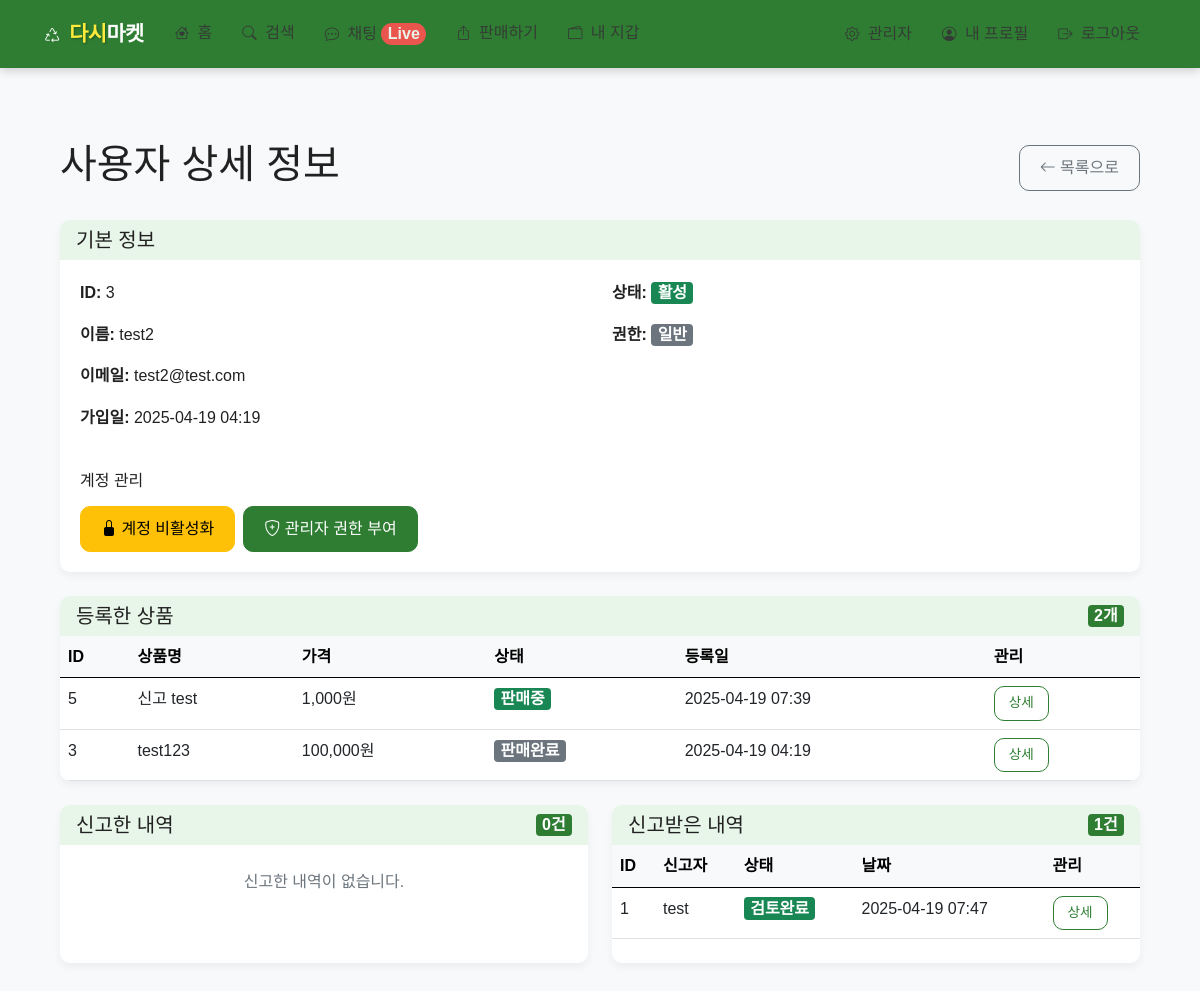
Page /admin/users/3 (signed in) on the committed database.
### app/models.py (models this page shows, shortened)
class User(UserMixin, db.Model):
    __tablename__ = 'users'
    id = db.Column(db.Integer, primary_key=True)
    email = db.Column(db.String(120), unique=True, nullable=False)
    password_hash = db.Column(db.String(256), nullable=False)
    username = db.Column(db.String(64), nullable=False)
    profile_image = db.Column(db.String(120), nullable=True)
    created_at = db.Column(db.DateTime, default=datetime.utcnow)
    is_admin = db.Column(db.Boolean, default=False)
    is_active = db.Column(db.Boolean, default=True)
    products = db.relationship('Product', backref='seller', lazy='dynamic')
    wallet = db.relationship('Wallet', backref='user', uselist=False)

class Product(db.Model):
    __tablename__ = 'products'
    id = db.Column(db.Integer, primary_key=True)
    title = db.Column(db.String(120), nullable=False)
    description = db.Column(db.Text, nullable=False)
    price = db.Column(db.Integer, nullable=False)
    category = db.Column(db.String(50), nullable=False)
    location = db.Column(db.String(100), nullable=False)
    seller_id = db.Column(db.Integer, db.ForeignKey('users.id'), nullable=False)
    status = db.Column(db.String(20), default='active')  # active, sold, hidden
    created_at = db.Column(db.DateTime, default=datetime.utcnow)
    updated_at = db.Column(db.DateTime, default=datetime.utcnow, onupdate=datetime.utcnow)
    images = db.relationship('ProductImage', backref='product', lazy='dynamic', cascade='all, delete-orphan')
    transfers = db.relationship('Transfer', backref='product', lazy='dynamic')

class Report(db.Model):
    __tablename__ = 'reports'
    id = db.Column(db.Integer, primary_key=True)
    reporter_id = db.Column(db.Integer, db.ForeignKey('users.id'), nullable=False)
    reported_id = db.Column(db.Integer, db.ForeignKey('users.id'), nullable=True)
    product_id = db.Column(db.Integer, db.ForeignKey('products.id'), nullable=True)
    reason = db.Column(db.Text, nullable=False)
    status = db.Column(db.String(20), default='pending')  # pending, reviewed, dismissed
    created_at = db.Column(db.DateTime, default=datetime.utcnow)
    reporter = db.relationship('User', foreign_keys=[reporter_id], backref='reported_reports')
    reported = db.relationship('User', foreign_keys=[reported_id], backref='received_reports')
    product = db.relationship('Product', backref='reports')

### app/admin/routes.py (the view, shortened to what this page needs)
@bp.route('/users/<int:user_id>', methods=['GET', 'POST'])
@login_required
@admin_required
def user_detail(user_id):
    user = User.query.get_or_404(user_id)
    products = Product.query.filter_by(seller_id=user.id).order_by(desc(Product.created_at)).limit(5).all()
    reports_filed = Report.query.filter_by(reporter_id=user.id).order_by(desc(Report.created_at)).limit(5).all()
    reports_received = Report.query.filter_by(reported_id=user.id).order_by(desc(Report.created_at)).limit(5).all()
    return render_template('admin/user_detail.html', title=f'사용자 {user.username}',
                          user=user, products=products,
                          reports_filed=reports_filed, reports_received=reports_received)

### app/admin/routes.py (called while the page is built)
def admin_required(f):
    @wraps(f)
    def decorated_function(*args, **kwargs):
        if not current_user.is_authenticated or not current_user.is_admin:
            flash('관리자 권한이 필요합니다.')
            return redirect(url_for('main.index'))
        return f(*args, **kwargs)
    return decorated_function

### app/models.py (called while the page is built)
@login_manager.user_loader
def load_user(id):
    return User.query.get(int(id))

### app/templates/admin/user_detail.html (shortened to what this page needs)
{% extends 'base.html' %}
{% block content %}
<div class="container mt-4">
    <div class="d-flex justify-content-between align-items-center mb-4">
        <h1>사용자 상세 정보</h1>
        <a href="{{ url_for('admin.users') }}" class="btn btn-outline-secondary">
            <i class="bi bi-arrow-left"></i> 목록으로
        </a>
    </div>
    <div class="card mb-4">
        <div class="card-header">
            <h5 class="mb-0">기본 정보</h5>
        </div>
        <div class="card-body">
            <div class="row">
                <div class="col-md-6">
                    <p><strong>ID:</strong> {{ user.id }}</p>
                    <p><strong>이름:</strong> {{ user.username }}</p>
                    <p><strong>이메일:</strong> {{ user.email }}</p>
                    <p><strong>가입일:</strong> {{ user.created_at|format_datetime }}</p>
                </div>
                <div class="col-md-6">
                    <p>
                        <strong>상태:</strong>
                        {% if user.is_active %}
                        <span class="badge bg-success">활성</span>
                        {% else %}
                        <span class="badge bg-danger">비활성</span>
                        {% endif %}
                    </p>
                    <p>
                        <strong>권한:</strong>
                        {% if user.is_admin %}
                        <span class="badge bg-primary">관리자</span>
                        {% else %}
                        <span class="badge bg-secondary">일반</span>
                        {% endif %}
                    </p>
                </div>
            </div>
            <div class="mt-4">
                <h6 class="mb-3">계정 관리</h6>
                <form method="post" action="{{ url_for('admin.user_detail', user_id=user.id) }}" class="d-flex gap-2 flex-wrap">
                    {% if user.is_active %}
                    <button type="submit" name="action" value="deactivate" class="btn btn-warning">
                        <i class="bi bi-lock-fill"></i> 계정 비활성화
                    </button>
                    {% else %}
                    <button type="submit" name="action" value="activate" class="btn btn-success">
                        <i class="bi bi-unlock-fill"></i> 계정 활성화
                    </button>
                    {% endif %}
                    {% if user.is_admin %}
                    <button type="submit" name="action" value="remove_admin" class="btn btn-danger">
                        <i class="bi bi-shield-minus"></i> 관리자 권한 해제
                    </button>
                    {% else %}
                    <button type="submit" name="action" value="make_admin" class="btn btn-primary">
                        <i class="bi bi-shield-plus"></i> 관리자 권한 부여
                    </button>
                    {% endif %}
                </form>
            </div>
        </div>
    </div>
    <div class="card mb-4">
        <div class="card-header d-flex justify-content-between align-items-center">
            <h5 class="mb-0">등록한 상품</h5>
            <span class="badge bg-primary">{{ products|length }}개</span>
        </div>
        <div class="card-body p-0">
            {% if products %}
            <div class="table-responsive">
                <table class="table table-hover mb-0">
                    <thead class="table-light">
                        <tr>
                            <th>ID</th>
                            <th>상품명</th>
                            <th>가격</th>
                            <th>상태</th>
                            <th>등록일</th>
                            <th>관리</th>
                        </tr>
                    </thead>
                    <tbody>
                        {% for product in products %}
                        <tr>
                            <td>{{ product.id }}</td>
                            <td>{{ product.title }}</td>
                            <td>{{ product.price|format_number }}원</td>
                            <td>
                                {% if product.status == 'active' %}
                                <span class="badge bg-success">판매중</span>
                                {% elif product.status == 'sold' %}
                                <span class="badge bg-secondary">판매완료</span>
                                {% else %}
                                <span class="badge bg-danger">숨김</span>
                                {% endif %}
                            </td>
                            <td>{{ product.created_at|format_datetime }}</td>
                            <td>
                                <a href="{{ url_for('admin.product_detail', product_id=product.id) }}" class="btn btn-sm btn-outline-primary">상세</a>
                            </td>
                        </tr>
                        {% endfor %}
                    </tbody>
                </table>
            </div>
            {% else %}
            <div class="p-4 text-center text-muted">
                등록한 상품이 없습니다.
            </div>
            {% endif %}
        </div>
    </div>
    <div class="row">
        <div class="col-md-6">
            <div class="card mb-4">
                <div class="card-header d-flex justify-content-between align-items-center">
                    <h5 class="mb-0">신고한 내역</h5>
                    <span class="badge bg-primary">{{ reports_filed|length }}건</span>
                </div>
                <div class="card-body p-0">
                    {% if reports_filed %}
                    <div class="table-responsive">
                        <table class="table table-hover mb-0">
                            <thead class="table-light">
                                <tr>
                                    <th>ID</th>
                                    <th>대상자</th>
                                    <th>상태</th>
                                    <th>날짜</th>
                                    <th>관리</th>
                                </tr>
                            </thead>
                            <tbody>
                                {% for report in reports_filed %}
                                <tr>
                                    <td>{{ report.id }}</td>
                                    <td>{{ report.reported.username }}</td>
                                    <td>
                                        {% if report.status == 'pending' %}
                                        <span class="badge bg-warning text-dark">대기중</span>
                                        {% elif report.status == 'reviewed' %}
                                        <span class="badge bg-success">검토완료</span>
                                        {% else %}
                                        <span class="badge bg-danger">기각됨</span>
                                        {% endif %}
                                    </td>
                                    <td>{{ report.created_at|format_datetime }}</td>
                                    <td>
                                        <a href="{{ url_for('admin.report_detail', report_id=report.id) }}" class="btn btn-sm btn-outline-primary">상세</a>
                                    </td>
                                </tr>
                                {% endfor %}
                            </tbody>
                        </table>
                    </div>
                    {% else %}
                    <div class="p-4 text-center text-muted">
                        신고한 내역이 없습니다.
                    </div>
                    {% endif %}
                </div>
            </div>
        </div>
        <div class="col-md-6">
            <div class="card mb-4">
                <div class="card-header d-flex justify-content-between align-items-center">
                    <h5 class="mb-0">신고받은 내역</h5>
                    <span class="badge bg-primary">{{ reports_received|length }}건</span>
                </div>
                <div class="card-body p-0">
                    {% if reports_received %}
                    <div class="table-responsive">
                        <table class="table table-hover mb-0">
                            <thead class="table-light">
                                <tr>
                                    <th>ID</th>
                                    <th>신고자</th>
                                    <th>상태</th>
                                    <th>날짜</th>
                                    <th>관리</th>
                                </tr>
                            </thead>
                            <tbody>
                                {% for report in reports_received %}
                                <tr>
                                    <td>{{ report.id }}</td>
                                    <td>{{ report.reporter.username }}</td>
                                    <td>
                                        {% if report.status == 'pending' %}
                                        <span class="badge bg-warning text-dark">대기중</span>
                                        {% elif report.status == 'reviewed' %}
                                        <span class="badge bg-success">검토완료</span>
                                        {% else %}
                                        <span class="badge bg-danger">기각됨</span>
                                        {% endif %}
                                    </td>
                                    <td>{{ report.created_at|format_datetime }}</td>
                                    <td>
                                        <a href="{{ url_for('admin.report_detail', report_id=report.id) }}" class="btn btn-sm btn-outline-primary">상세</a>
                                    </td>
                                </tr>
                                {% endfor %}
                            </tbody>
                        </table>
                    </div>
                    {% else %}
                    <div class="p-4 text-center text-muted">
                        신고받은 내역이 없습니다.
                    </div>
                    {% endif %}
                </div>
            </div>
        </div>
    </div>
</div>
{% endblock %}

### app/static/css/style.css (style rules this page uses)
:root { --primary-color: #FF7E36; --secondary-color: #56C4C5; --accent-color: #3A86FF; --light-color: #FFF8F0; --dark-color: #363636; --gray-color: #f8f9fa; --border-radius: 10px; --box-shadow: 0 4px 12px rgba(0, 0, 0, 0.08); }
body { font-family: 'Pretendard', 'Noto Sans KR', -apple-system, BlinkMacSystemFont, sans-serif; background-color: var(--light-color); color: var(--dark-color); line-height: 1.6; padding-bottom: 0; }
.btn { border-radius: var(--border-radius); font-weight: 500; padding: 10px 20px; transition: all 0.2s ease; }
.btn-primary { background-color: var(--primary-color) !important; border-color: var(--primary-color) !important; }
.btn-outline-primary { color: var(--primary-color) !important; border-color: var(--primary-color) !important; }
.btn-sm { padding: 6px 14px; font-size: 0.85rem; }
.container { padding: 20px 15px; }
.card { border-radius: var(--border-radius); border: none; box-shadow: var(--box-shadow); transition: transform 0.3s ease, box-shadow 0.3s ease; overflow: hidden; height: 100%; background-color: white; }
.card-body { padding: 1.25rem; }

### app/templates/base.html (style rules this page uses)
:root { --primary-color: #2E7D32; --secondary-color: #1B5E20; --accent-color: #FF5252; --accent-color-dark: #D32F2F; --background-color: #F8F9FA; --light-accent: #E8F5E9; --text-color: #212121; --light-text: #FFFFFF; --border-radius: 10px; }
body { font-family: 'Pretendard', 'Noto Sans KR', sans-serif; background-color: var(--background-color); color: var(--text-color); }
.btn-primary { background-color: var(--primary-color); border-color: var(--primary-color); color: var(--light-text); }
.btn-outline-primary { color: var(--primary-color); border-color: var(--primary-color); }
.card { border-radius: var(--border-radius); box-shadow: 0 4px 8px rgba(0, 0, 0, 0.05); border: none; }
.card-header { background-color: var(--light-accent); border-bottom: none; font-weight: 600; }
.badge.bg-primary { background-color: var(--primary-color) !important; }
.bg-primary { background-color: var(--primary-color) !important; }
.badge { font-size: inherit; padding: 0.2em 0.4em; }

### rows in the picture
User: id "3", username "test2", email "test2@test.com", created_at "2025-04-19 04:19"
Product: id "5", title "신고 test", price "1,000", status "판매중", created_at "2025-04-19 07:39"
Product: id "3", title "test123", price "100,000", status "판매완료", created_at "2025-04-19 04:19"
Report: id "1", reporter.username "test", status "검토완료", created_at "2025-04-19 07:47"

### other values in the picture
{{ products|length }} "2"
{{ reports_filed|length }} "0"
{{ reports_received|length }} "1"
